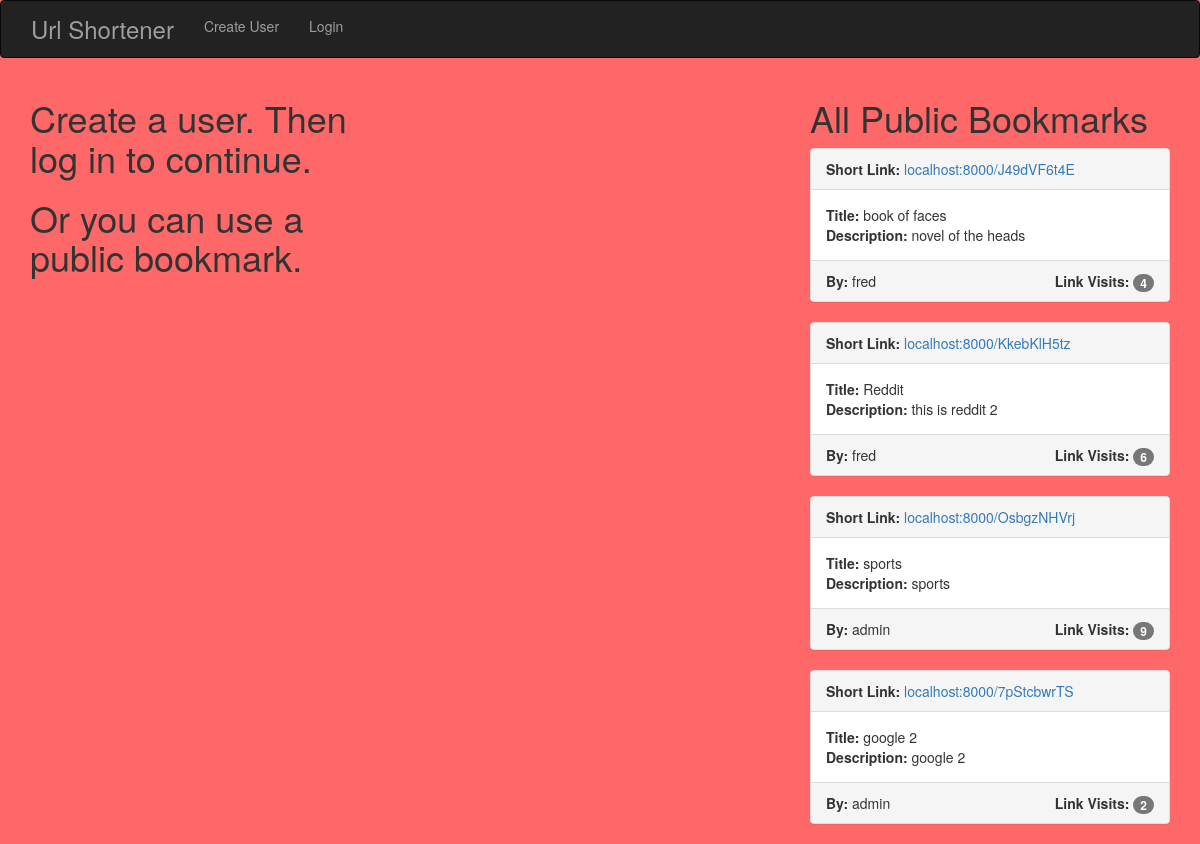
The app's page /, older data.
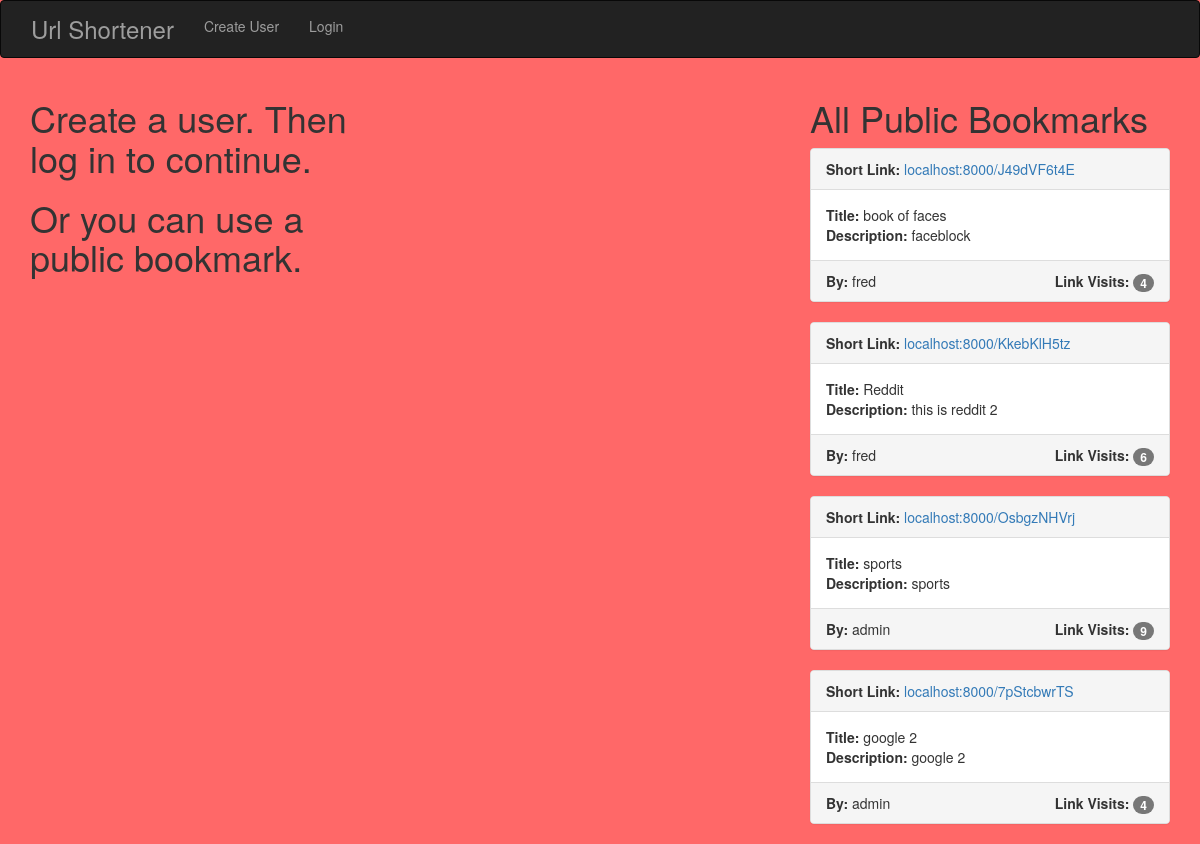
The same page, newer data.
### short_app/models.py (models this page shows)
class Bookmark(models.Model):
    user = models.ForeignKey(User)
    title = models.CharField(max_length=50)
    description = models.CharField(max_length=100, null=True, blank=True)
    url = models.URLField()
    short_url = models.CharField(max_length=10, null=True, blank=True)
    created = models.DateTimeField(auto_now_add=True)
    private = models.BooleanField(default=False)
    def __str__(self):
        return self.title
    class Meta:
        ordering = ("-created",)
    def click_count(self):
        return self.click_set.count()

### short_app/views.py (the view, shortened to what this page needs)
# urls.py: url(r'^$', BookmarkCreateView.as_view(), name='bookmark_create_view'),
class BookmarkCreateView(CreateView):
    model = Bookmark
    success_url = reverse_lazy("bookmark_create_view")
    fields = ('title', 'description', 'url', 'private')
    def get_context_data(self, **kwargs):
        context = super().get_context_data(**kwargs)
        context["bookmark_list"] = Bookmark.objects.all()
        return context

### templates/short_app/bookmark_form.html
{% extends 'base.html' %}
{% block content %}
<div class="row">
  <div class="col-md-8">
    <div class="row">
      <div class="col-md-6">
      {% if request.user.is_authenticated %}
          <div class="panel panel-default">
            <div class="panel-heading">
                <h3 class="panel-title">Create a Short Link</h3>
            </div>
             <div class="panel-body">
              <form class="" action="" method="post">
                {% csrf_token %}
                {{ form.as_p }}
                <input class="btn btn-default" type="submit" name="" value="Submit">
              </form>
            </div>
        </div>
      </div>
      <div class="col-md-6">
        <h1>Your Bookmarks</h1>
          {% for bookmark in bookmark_list %}
            {% if bookmark.user == user %}
            <div class="panel panel-default">
              <div class="panel-heading">
                <b>Short Link:</b>
                <a href="{% url 'short_view' bookmark.short_url %}">localhost:8000/{{ bookmark.short_url }}</a>
              </div>
              <div class="panel-body">
                <b>Title: </b> {{ bookmark }}
                <br>
                <b>Description: </b> {{ bookmark.description }}
              </div>
              <div class="panel-footer">
                <b>By:</b> {{ bookmark.user }} |
                {% if bookmark.user.id == user.id %}
                  <a href="{% url 'bookmark_update_view' bookmark.id %}">Edit</a>
                  {% else %}
                    Public Link
                {% endif %}
                <div class="pull-right">
                  <b class=>Link Visits:</b>
                  <span class="badge">{{ bookmark.click_count }}</span>
                </div>
              </div>
            </div>
            {% endif %}
          {% endfor %}
          {% else %}
              <h1>Create a user. Then log in to continue.</h1>
              <h1>Or you can use a public bookmark.</h1>
      {% endif %}
    </div>
    </div>
  </div>
  <div class="col-md-4">
    <h1>All Public Bookmarks</h1>
      {% for bookmark in bookmark_list %}
        {% if bookmark.private == False %}
        <div class="panel panel-default">
          <div class="panel-heading">
            <b>Short Link:</b>
            <a href="{% url 'short_view' bookmark.short_url %}">localhost:8000/{{ bookmark.short_url }}</a>
          </div>
          <div class="panel-body">
            <b>Title: </b> {{ bookmark }}
            <br>
            <b>Description: </b> {{ bookmark.description }}
          </div>
          <div class="panel-footer">
            <b>By:</b> {{ bookmark.user }}
            <div class="pull-right">
              <b class=>Link Visits:</b>
              <span class="badge">{{ bookmark.click_count }}</span>
            </div>
          </div>
        </div>
        {% endif %}
      {% endfor %}
  </div>
</div>
{% endblock %}

Row changes from the older to the newer data that the page shows:
changed Bookmark "J49dVF6t4E": description "novel of the heads" → "faceblock"
computed for Bookmark "7pStcbwrTS": click_count "2" → "4"
